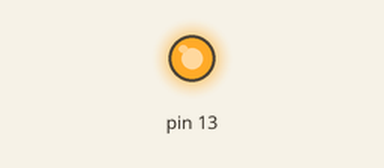
A sketch run on a simulated Arduino Nano, built with avr-gcc and run on an emulated ATmega328P. Shown: output pins drawn as LEDs (lit = HIGH).

Above: at 0.2 s.
At 21.7 s:
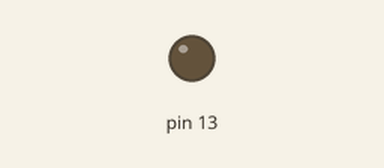
Timing chart, 0 to 29.9 s (numbered marks = the images above):
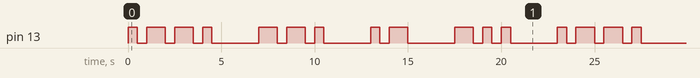

Measured:
- by itself, pin 13: moves between LOW and HIGH, repeating every 23.0 s
- by itself, everything shown: repeats every 23.0 s, in 24 steps

The sketch:

task1.2_again.ino
```cpp
/*

NAME -->       ANGAD SINGH DHALIWAL
STUDENT ID --> 2010993004

With the help of arduino nano I am going to blink my name via inbuilt led of arduino board by using "MORSE CODE".

*/

void setup() {

pinMode(LED_BUILTIN, OUTPUT); // digital pin LED_BUILTIN is initialized as an output.
}

void displayDot() {
digitalWrite(LED_BUILTIN, HIGH); // turns the LED on
delay(500); // LED remains on for 1/2 seconds
digitalWrite(LED_BUILTIN, LOW); // turns the LED off
delay(500); // LED remains off for 1/2 seconds
}

void displayDash() {
digitalWrite(LED_BUILTIN, HIGH); // turns the LED on
delay(1000); // LED remains on for 1 second
digitalWrite(LED_BUILTIN, LOW); // turns the LED off
delay(500); // LED remains off for 1/2 second
}

void loop() {
/*

My name in Morse's code:

A(._), N(_.), G(_ _.), A(._), D(_..)

*/

//  A
displayDot();
displayDash();

//  N
displayDash();
displayDot();
delay(2000);

//  G
displayDash();
displayDash();
displayDot();
delay(2000);

//  A
displayDot();
displayDash();
delay(2000);

//  D
displayDash();
displayDot();
displayDot();
delay(2000);

}
```
